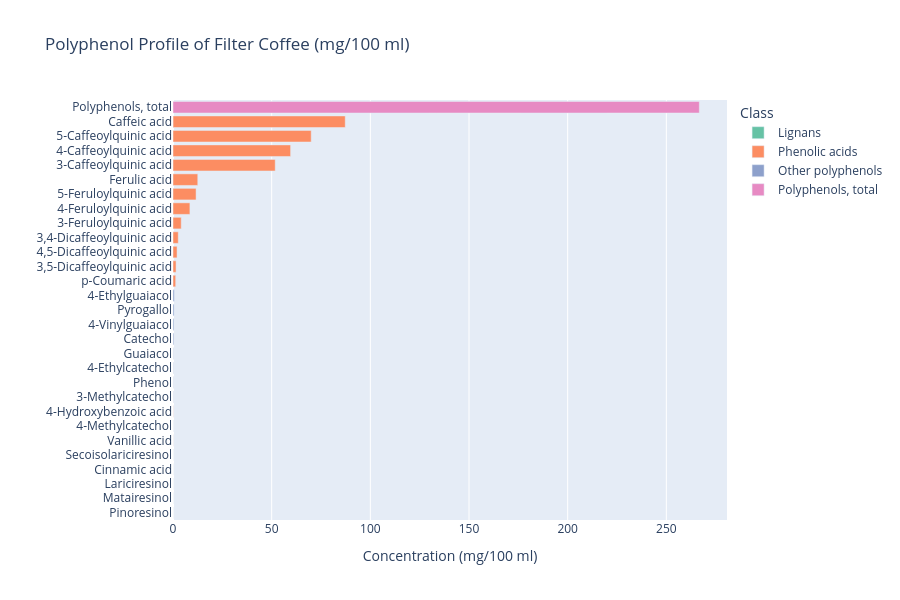

The code cell stored with this chart in its notebook:
### Markdown cell above
---

## 1. What's in Coffee? The Polyphenol Profile

Coffee is one of the richest dietary sources of polyphenols — particularly
**chlorogenic acids (CGAs)**, which are esters of caffeic acid and quinic acid.
A single cup of filter coffee contains ~200-280 mg of total polyphenols.

> **Why this matters for pharmacognosy:** CGAs are the compounds most affected
> by fermentation and roasting. Understanding the baseline profile tells us
> what's at stake when processing decisions are made.

### Code cell
# Polyphenol profile of filter coffee (Phenol-Explorer)
general = phenol[phenol["food_name"] == "Coffee beverage [Filter]"].copy()
general = general[general["mean_content"] > 0].sort_values("mean_content", ascending=True)

fig = px.bar(
    general,
    x="mean_content",
    y="compound_name",
    color="polyphenol_class",
    orientation="h",
    title="Polyphenol Profile of Filter Coffee (mg/100 ml)",
    labels={"mean_content": "Concentration (mg/100 ml)", "compound_name": "", "polyphenol_class": "Class"},
    color_discrete_sequence=px.colors.qualitative.Set2,
)
fig.update_layout(height=600, yaxis=dict(categoryorder="total ascending"), showlegend=True)
fig.show()

### Figure 1 — Plotly figure (JSON) as saved in the notebook; plotly's stock layout.template omitted (floating-point values rounded to 4 significant figures)
{"data": [{"hovertemplate": "Class=Lignans<br>Concentration (mg/100 ml)=%{x}<br>=%{y}<extra></extra>", "legendgroup": "Lignans", "marker": {"color": "rgb(102,194,165)", "pattern": {"shape": ""}}, "name": "Lignans", "orientation": "h", "showlegend": true, "textposition": "auto", "type": "bar", "x": [0.0002, 0.0004, 0.0009, 0.00867], "xaxis": "x", "y": ["Pinoresinol", "Matairesinol", "Lariciresinol", "Secoisolariciresinol"], "yaxis": "y"}, {"hovertemplate": "Class=Phenolic acids<br>Concentration (mg/100 ml)=%{x}<br>=%{y}<extra></extra>", "legendgroup": "Phenolic acids", "marker": {"color": "rgb(252,141,98)", "pattern": {"shape": ""}}, "name": "Phenolic acids", "orientation": "h", "showlegend": true, "textposition": "auto", "type": "bar", "x": [0.005, 0.03, 0.04, 0.08, 1.36, 1.55, 2.05, 2.66, 4.17, 8.57, 11.69, 12.55, 51.8, 59.6, 70.03, 87.25], "xaxis": "x", "y": ["Cinnamic acid", "Caffeic acid", "Vanillic acid", "4-Hydroxybenzoic acid", "p-Coumaric acid", "3,5-Dicaffeoylquinic acid", "4,5-Dicaffeoylquinic acid", "3,4-Dicaffeoylquinic acid", "3-Feruloylquinic acid", "4-Feruloylquinic acid", "5-Feruloylquinic acid", "Ferulic acid", "3-Caffeoylquinic acid", "4-Caffeoylquinic acid", "5-Caffeoylquinic acid", "Caffeic acid"], "yaxis": "y"}, {"hovertemplate": "Class=Other polyphenols<br>Concentration (mg/100 ml)=%{x}<br>=%{y}<extra></extra>", "legendgroup": "Other polyphenols", "marker": {"color": "rgb(141,160,203)", "pattern": {"shape": ""}}, "name": "Other polyphenols", "orientation": "h", "showlegend": true, "textposition": "auto", "type": "bar", "x": [0.04, 0.1, 0.12, 0.13, 0.16, 0.41, 0.46, 0.54, 0.64], "xaxis": "x", "y": ["4-Methylcatechol", "3-Methylcatechol", "Phenol", "4-Ethylcatechol", "Guaiacol", "Catechol", "4-Vinylguaiacol", "Pyrogallol", "4-Ethylguaiacol"], "yaxis": "y"}, {"hovertemplate": "Class=Polyphenols, total<br>Concentration (mg/100 ml)=%{x}<br>=%{y}<extra></extra>", "legendgroup": "Polyphenols, total", "marker": {"color": "rgb(231,138,195)", "pattern": {"shape": ""}}, "name": "Polyphenols, total", "orientation": "h", "showlegend": true, "textposition": "auto", "type": "bar", "x": [266.7], "xaxis": "x", "y": ["Polyphenols, total"], "yaxis": "y"}], "layout": {"barmode": "relative", "height": 600, "legend": {"title": {"text": "Class"}, "tracegroupgap": 0}, "showlegend": true, "title": {"text": "Polyphenol Profile of Filter Coffee (mg/100 ml)"}, "xaxis": {"anchor": "y", "domain": [0, 1], "title": {"text": "Concentration (mg/100 ml)"}}, "yaxis": {"anchor": "x", "categoryorder": "total ascending", "domain": [0, 1], "title": {"text": ""}}}}
